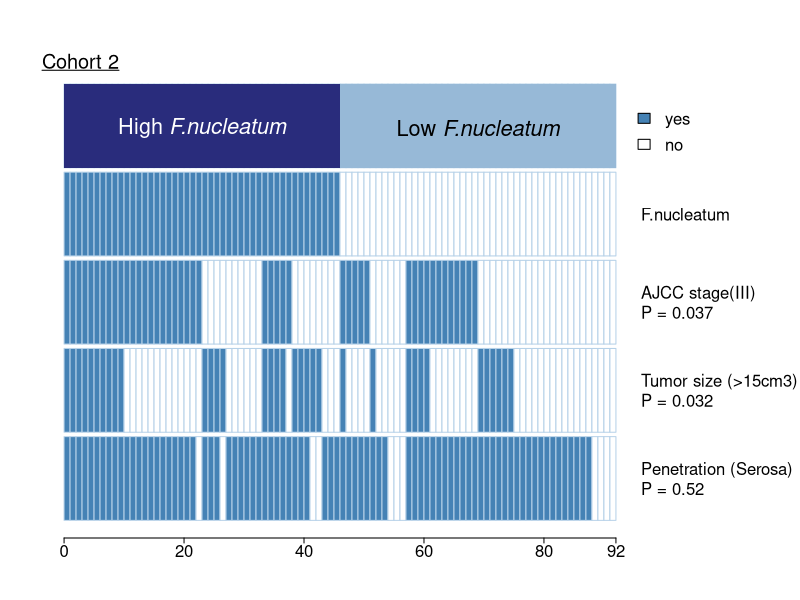

The R script that drew this image:
## ---- chunk 1
knitr::opts_chunk$set(echo = TRUE)
## ---- chunk 2
Sys.setenv(LANGUAGE = "en") #显示英文报错信息
options(stringsAsFactors = FALSE) #禁止chr转成factor
## ---- chunk 3
dat <- read.table("easy_input.txt",sep = "\t",check.names = F,stringsAsFactors = F,header = T,row.names = NULL)
head(dat)
tail(dat)
## ---- chunk 4
p.chisq <- c()
for (i in 3:ncol(dat)) { # 第一列是亚型，第二列例文没有做独立性检验，所以从第三列开始
  tmp <- table(dat[,1],dat[,i])
  p.chisq <- c(p.chisq,round(chisq.test(tmp)$p.value,3)) # 使用卡方检验
}
head(p.chisq)

# 生成右侧label，要根据你自己展示的信息来修改
ann_labels <- paste0(c("AJCC stage(III)", "Tumor size (>15cm3)","Penetration (Serosa)"),"\nP",ifelse(p.chisq < 0.001," < 0.001",paste0(" = ",p.chisq)))
ann_labels <- c(NA,"F.nucleatum",ann_labels) # 将第一列和第二列的label补上（第一列根据例文没有label，由图例占据该位置）
## ---- chunk 5
### 设置颜色 ###
darkblue  <- "#292C7C"
lightblue <- "#97B9D7"
blue      <- "#4582B5"
white     <- "#FFFFFF"
dwhite    <- "#B6D1E8"

pdf("AssociationHeatmap.pdf",width = 8,height = 5)

par(bty="n", mgp = c(2,0.15,0), mar = c(3.1,2.1,3.1,8.1),tcl=-.25, font.main=3) # 张开画布，设置基本参数
par(xpd=NA)
# 生成一个空白图
plot(c(0,nrow(dat)), c(0,ncol(dat)), # 产生左下和左上两个点，张开画布
     col = "white", # 点设置为白色
     xlab = "", xaxt = "n", # 不显示x坐标轴
     ylab = "", yaxt = "n") # 不显示y坐标轴)
title(bquote(underline("Cohort 2")), adj = 0, line = 0) # 左对齐title，并添加下划线

# 生成纵坐标
axis(4, at = 0.475:(ncol(dat)-0.475), # 对应每行0.95的高度，因此中点在0.475的位置
     labels = ann_labels[5:1], las = 1, # 生成y坐标轴刻度，并位于每个间隔的中心位置
     col = "white") # 隐藏坐标轴

# 生成横坐标
axis(1, at = c(seq(0, nrow(dat), 20), nrow(dat)), labels = T) # 生成x坐标轴刻度

# 产生对应颜色
input_matrix <- as.matrix(dat) 
col.mat <- matrix(NA, byrow = T, ncol = nrow(input_matrix), nrow = ncol(input_matrix)) # 生成空的颜色矩阵
rownames(col.mat) <- colnames(input_matrix)

for (i in 2:nrow(col.mat)) { # 由于例文第一列数据的颜色不同，所以单独分配，这里从第二列开始
  for (j in 1:ncol(col.mat)) {
    col.mat[i,j] <- ifelse(input_matrix[j,i] == "yes",blue,white) # 根据输入数据（二分类数据）给对应的颜色矩阵赋值
  }
}
col.mat[1,] <- ifelse(input_matrix[,1] == "High_F.nucleatum",darkblue,lightblue) # 分配第一列的颜色

# 通过矩形块产生热图
x_size <- nrow(input_matrix)
y_size <- ncol(input_matrix)

my_xleft = rep(0:(x_size-1), each = y_size) # 产生各个矩形的左x点，注意是从上到下从左往右的顺序
my_xright = my_xleft + 1 # 产生各个矩形的右x点
my_ybottom = rep((y_size-1):0, x_size) # 产生各个矩形的下y点
my_ytop = my_ybottom + 0.95 # 产生各个矩形的上y点, 每行余留0.05的空隙
rect(xleft = my_xleft,
     ybottom = my_ybottom,
     xright = my_xright,
     ytop = my_ytop,
     col= col.mat, # 填充颜色
     border = dwhite) # 矩形的边界定义为深白色

# 根据原文图样，修饰第一行，隐去间隔
my_xleft = rep(0:(x_size-1)) # 产生各个矩形的左x点
my_xright = my_xleft + 1 # 产生各个矩形的右x点
my_ybottom = rep(y_size-1, x_size) # 产生各个矩形的下y点
my_ytop = my_ybottom + 0.95 # 产生各个矩形的上y点, 每行余留0.05的空隙

rect(xleft = my_xleft,
     ybottom = my_ybottom,
     xright = my_xright,
     ytop = my_ytop,
     col= col.mat[1,], # 填充颜色
     border = NA) # 取消矩形的边界

# 第一行的文字
text(nrow(input_matrix)/4, ncol(input_matrix) - 0.55,
     substitute(paste("High ", italic("F.nucleatum"))), cex = 1.3, col = "white") # 填充标签，注意位置，斜体和字体颜色
text(nrow(input_matrix)/4*3, ncol(input_matrix) - 0.55,
     substitute(paste("Low ", italic("F.nucleatum"))), cex = 1.3, col = "black") # 填充标签，注意位置，斜体和字体颜色

# 图例
legend("topright", 
       inset = c(-0.1,0.07), # 微调图例的位置，让图例在画布外侧
       xjust = 0, # 左对齐
       cex = 1,
       y.intersp = 1.3, # 两个图例的间距大一点
       fill = c(blue, white), # 图例颜色
       legend = c("yes", "no"), 
       bty = "n") # 不绘制外部矩形

invisible(dev.off())
## ---- chunk 6
sessionInfo()
